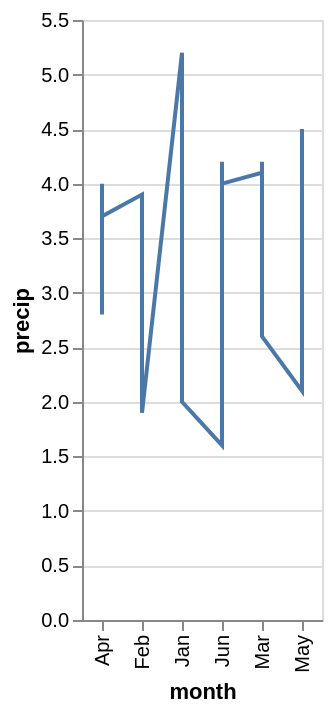

The notebook cell this image was saved under:
### Code cell
# Line chart
alt.Chart(weather).mark_line().encode(
    x='month',
    y='precip'
)

### Figure 1 — Vega-Lite specification as saved in the notebook (floating-point values rounded to 4 significant figures)
{"config": {"view": {"continuousWidth": 300, "continuousHeight": 300}}, "data": {"name": "data-a0edf122470d64c801b829f5c0e672f9"}, "mark": {"type": "line"}, "encoding": {"x": {"field": "month", "type": "nominal"}, "y": {"field": "precip", "type": "quantitative"}}, "$schema": "https://vega.github.io/schema/vega-lite/v6.1.0.json", "datasets": {"data-a0edf122470d64c801b829f5c0e672f9": [{"city": "Seattle", "month": "Jan", "precip": 5.2, "temp": 42}, {"city": "Seattle", "month": "Feb", "precip": 3.9, "temp": 45}, {"city": "Seattle", "month": "Mar", "precip": 4.1, "temp": 50}, {"city": "Seattle", "month": "Apr", "precip": 2.8, "temp": 55}, {"city": "Seattle", "month": "May", "precip": 2.1, "temp": 62}, {"city": "Seattle", "month": "Jun", "precip": 1.6, "temp": 68}, {"city": "New York", "month": "Jan", "precip": 3.6, "temp": 35}, {"city": "New York", "month": "Feb", "precip": 3.1, "temp": 38}, {"city": "New York", "month": "Mar", "precip": 4.2, "temp": 48}, {"city": "New York", "month": "Apr", "precip": 4.0, "temp": 58}, {"city": "New York", "month": "May", "precip": 4.5, "temp": 68}, {"city": "New York", "month": "Jun", "precip": 4.2, "temp": 77}, {"city": "Chicago", "month": "Jan", "precip": 2.0, "temp": 28}, {"city": "Chicago", "month": "Feb", "precip": 1.9, "temp": 32}, {"city": "Chicago", "month": "Mar", "precip": 2.6, "temp": 42}, {"city": "Chicago", "month": "Apr", "precip": 3.7, "temp": 52}, {"city": "Chicago", "month": "May", "precip": 4.1, "temp": 64}, {"city": "Chicago", "month": "Jun", "precip": 4.0, "temp": 74}]}}
